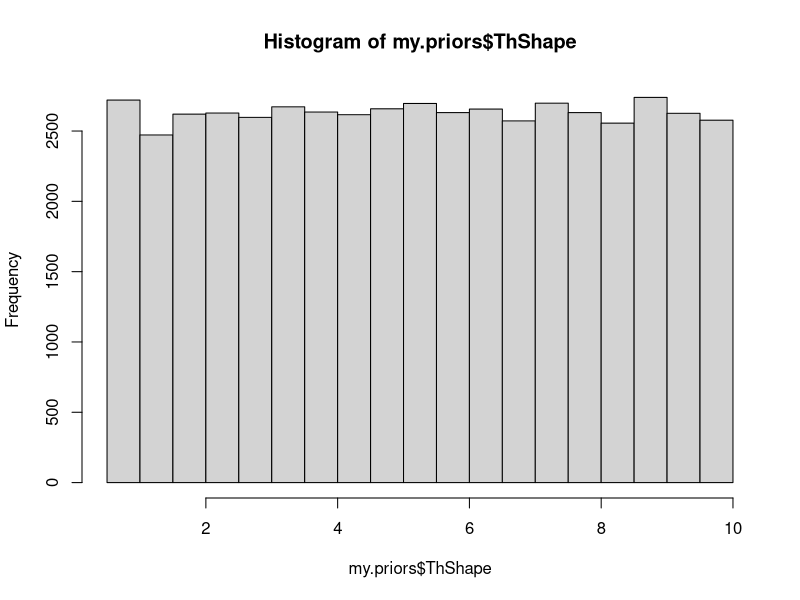
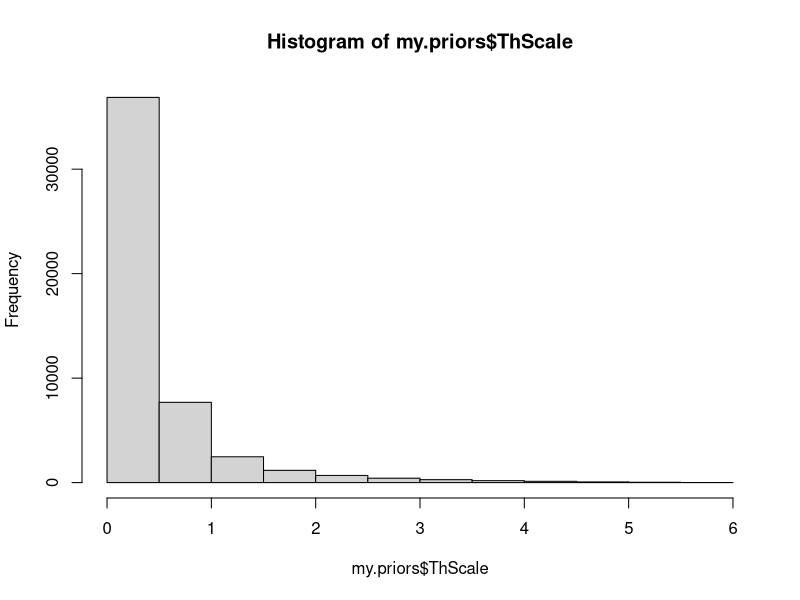

The R script that drew these images, in order: (Note: this script raises an error after producing the figures.)
n.priors <- 50000

# Use a Gamma distribution for handling times, thus Shape and Scale
my.priors <- data.frame(ThShape = rep(0, n.priors), ThScale = rep(0, n.priors), Td = rep(0, n.priors)) 
for (rr in 1:n.priors) {
  print(rr)
  ThShape <- runif(1, 0.5, 10)
  ThMean <- runif(1, 0.001, 3) # Mean handling time shouldn't be less than 0.0347 days = 50 minutes
  ThScale <- ThMean/ThShape
  Td <- runif(1, 0, 25)
  my.priors[rr,1:3] <- c(ThShape, ThScale, Td)
}
hist(my.priors$ThShape)
hist(my.priors$ThScale)
write.table(my.priors, file = "output/Round1_priors.csv", append = FALSE, quote = FALSE, sep = ",", eol = "\n", na = "NA", dec = ".", row.names = FALSE, col.names = TRUE, fileEncoding = "")
summary(my.priors$ThShape*my.priors$ThScale) # Mean handling time


